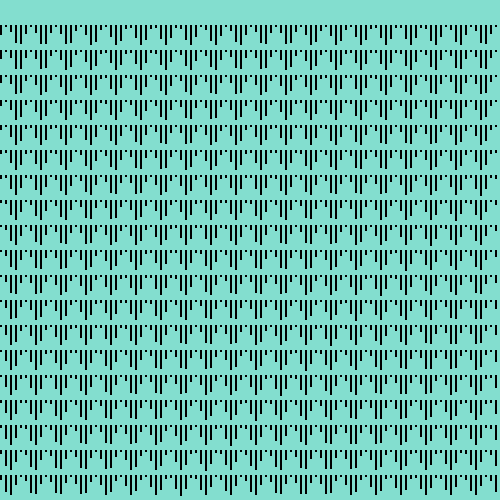
Frame 1 (no input)
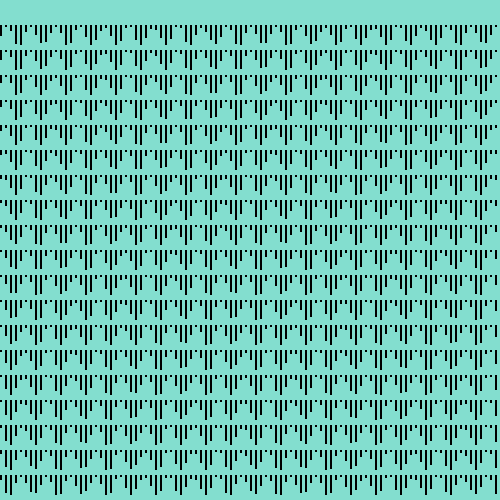
Frame 60 (the mouse pressed at the canvas centre just before this capture)
Frame 120 (the mouse held since frame 60 and released just before this capture): identical to frame 60, image omitted

The Processing sketch that drew these frames (run headless with seeded random() and noise(); from frame 60 on, the mouse is pressed at the canvas centre):

// Processing sketch: processing_166138
// ── processing_166138.pde



int c=0, numFrames = 60;
float theta;
  
void setup() {
  size(500, 500);
  //rectMode(CENTER);
}
  
void draw() {
  background(131,222,207);
  stroke(0);
  for (int y=25; y<height+2; y+=25) {
    for (int x=0; x<width; x+=5) {
   
      float offSet = TWO_PI/width+x;
      float offSet2 = TWO_PI/height+y;
      int dir = c%2==0?-1:2;
      float h = map(sin(theta*dir+offSet+offSet2), -1, 1, 1, 20);
      rect(x, y, 1, h);
      c++;
    }
  }
  theta += TWO_PI/numFrames;
  
}
